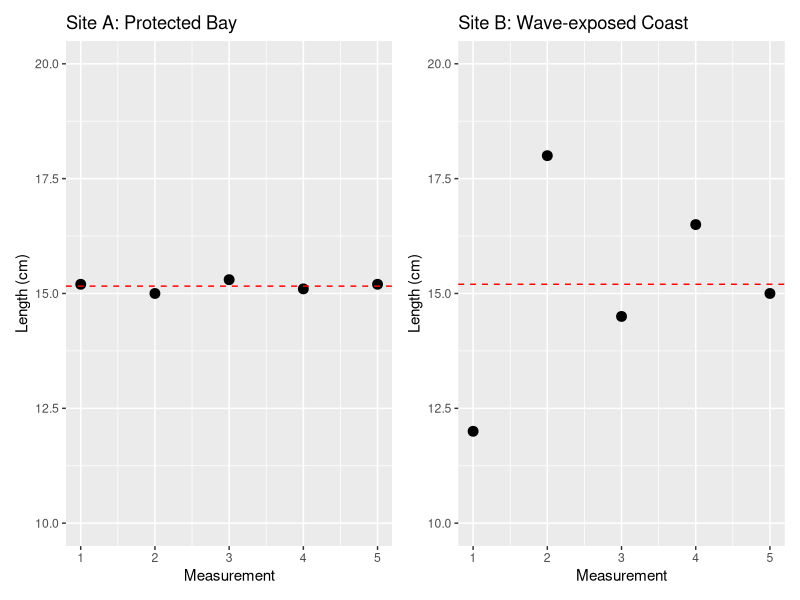

Recreate this plot in R.
## ---- chunk 1
#| echo: true
#| code-fold: true

set.seed(258) 
population <- rnorm(1000, mean = 12, sd = 5)

# create samples
sample1 <- round(sample(population, size = 6), 1)
sample2 <- round(sample(population, size = 6), 1)
sample3 <- round(sample(population, size = 6), 1)
# show samples
for (i in 1:3) {
   cat(sprintf("Sample %d: ", i), get(paste0("sample", i)), "\n")
}
## ---- chunk 2
#| code-fold: false
#| echo: true
# Create a vector of test scores
scores <- c(80, 85, 90, 95)

# Display the scores
scores
## ---- chunk 3
#| code-fold: false
#| echo: true
# Sum divided by count
sum(scores) / length(scores)
## ---- chunk 4
#| code-fold: false
#| echo: true
# The mean() function does the work for us
mean(scores)
## ---- chunk 5
#| code-fold: false
#| echo: true
# House prices
prices <- c(450, 1100, 480, 460, 470, 420, 1400, 450, 470)

# Find median
median(prices)
## ---- chunk 6
#| code-fold: false
#| echo: true
# Compare with mean
mean(prices)
## ---- chunk 7
#| code-fold: false
#| echo: true
# Species observed at a field site
species <- c("banksia", "eucalyptus", "banksia", "acacia",
             "eucalyptus", "banksia", "grevillea", "banksia")

# Count how often each species appears
table(species)
## ---- chunk 8
#| code-fold: false
#| echo: true
# Find the most common species
freq_table <- table(species)
names(freq_table[freq_table == max(freq_table)])
## ---- chunk 9
#| code-fold: false
#| echo: true
if(!require("modeest")) install.packages("modeest")
library(modeest)
mlv(species, method = "mfv")  # most frequent value
## ---- chunk 10
# Plot seagrass lengths
library(ggplot2)
library(patchwork)

seagrass_protected <- c(15.2, 15.0, 15.3, 15.1, 15.2)
seagrass_exposed <- c(12.0, 18.0, 14.5, 16.5, 15.0)

# Create plots for both sites
p1 <- ggplot() +
   geom_point(aes(x = 1:5, y = seagrass_protected), size = 3) +
   geom_hline(yintercept = mean(seagrass_protected), linetype = "dashed", color = "red") +
   labs(title = "Site A: Protected Bay", x = "Measurement", y = "Length (cm)") +
   ylim(10, 20)

p2 <- ggplot() +
   geom_point(aes(x = 1:5, y = seagrass_exposed), size = 3) +
   geom_hline(yintercept = mean(seagrass_exposed), linetype = "dashed", color = "red") +
   labs(title = "Site B: Wave-exposed Coast", x = "Measurement", y = "Length (cm)") +
   ylim(10, 20)

# Combine plots side by side
p1 + p2
## ---- chunk 11
#| code-fold: false
#| echo: true
# Create our seagrass data
seagrass_protected <- c(15.2, 15.0, 15.3, 15.1, 15.2)  # Protected bay
seagrass_exposed <- c(12.0, 18.0, 14.5, 16.5, 15.0)    # Wave-exposed coast

# Calculate ranges
cat("Protected bay range:", diff(range(seagrass_protected)), "cm\n")
cat("Wave-exposed range:", diff(range(seagrass_exposed)), "cm\n")
## ---- chunk 12
#| code-fold: false
#| echo: true
# Get quartiles for protected bay
quantile(seagrass_protected)
## ---- chunk 13
#| code-fold: false
#| echo: true
# Compare IQRs
pbay <- IQR(seagrass_protected)
pbay
exbay <- IQR(seagrass_exposed)
exbay
## ---- chunk 14
#| code-fold: true
#| echo: true
# Calculate variance for both sites
cat("Protected bay variance:", var(seagrass_protected), "cm²\n")
cat("Wave-exposed variance:", var(seagrass_exposed), "cm²\n")
## ---- chunk 15
#| code-fold: false
#| echo: true
# Protected bay
mean_p <- mean(seagrass_protected)
sd_p <- sd(seagrass_protected)
cat("Protected bay:", round(mean_p, 1), "±", round(sd_p, 2), "cm\n")

# Wave-exposed
mean_e <- mean(seagrass_exposed)
sd_e <- sd(seagrass_exposed)
cat("Wave-exposed:", round(mean_e, 1), "±", round(sd_e, 2), "cm\n")
